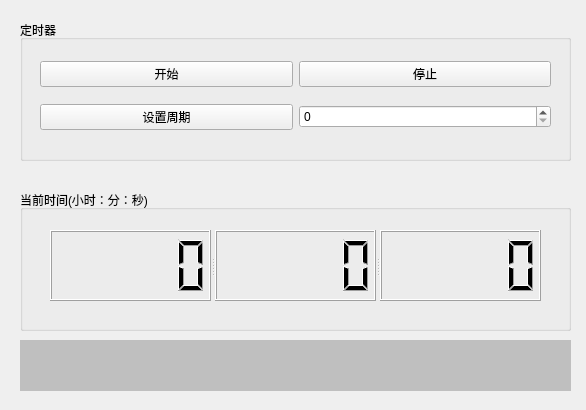
<?xml version="1.0" encoding="UTF-8"?>
<ui version="4.0">
 <class>Test</class>
 <widget class="QWidget" name="Test">
  <property name="geometry">
   <rect>
    <x>0</x>
    <y>0</y>
    <width>586</width>
    <height>410</height>
   </rect>
  </property>
  <property name="windowTitle">
   <string>Form</string>
  </property>
  <widget class="QGroupBox" name="groupBox">
   <property name="geometry">
    <rect>
     <x>20</x>
     <y>20</y>
     <width>551</width>
     <height>141</height>
    </rect>
   </property>
   <property name="title">
    <string>定时器</string>
   </property>
   <widget class="QWidget" name="">
    <property name="geometry">
     <rect>
      <x>20</x>
      <y>30</y>
      <width>511</width>
      <height>91</height>
     </rect>
    </property>
    <layout class="QGridLayout" name="gridLayout">
     <item row="0" column="0">
      <widget class="QPushButton" name="btn_start">
       <property name="text">
        <string>开始</string>
       </property>
      </widget>
     </item>
     <item row="0" column="1">
      <widget class="QPushButton" name="btn_stop">
       <property name="text">
        <string>停止</string>
       </property>
      </widget>
     </item>
     <item row="1" column="0">
      <widget class="QPushButton" name="btn_set_interval">
       <property name="text">
        <string>设置周期</string>
       </property>
      </widget>
     </item>
     <item row="1" column="1">
      <widget class="QSpinBox" name="sb_inteval">
       <property name="maximum">
        <number>10000</number>
       </property>
      </widget>
     </item>
    </layout>
   </widget>
  </widget>
  <widget class="QGroupBox" name="groupBox_2">
   <property name="geometry">
    <rect>
     <x>20</x>
     <y>190</y>
     <width>551</width>
     <height>141</height>
    </rect>
   </property>
   <property name="title">
    <string>当前时间(小时：分：秒)</string>
   </property>
   <widget class="QSplitter" name="splitter">
    <property name="geometry">
     <rect>
      <x>30</x>
      <y>40</y>
      <width>491</width>
      <height>71</height>
     </rect>
    </property>
    <property name="orientation">
     <enum>Qt::Horizontal</enum>
    </property>
    <widget class="QLCDNumber" name="LCD_hour">
     <property name="focusPolicy">
      <enum>Qt::NoFocus</enum>
     </property>
     <property name="layoutDirection">
      <enum>Qt::LeftToRight</enum>
     </property>
     <property name="smallDecimalPoint">
      <bool>false</bool>
     </property>
    </widget>
    <widget class="QLCDNumber" name="LCD_min">
     <property name="focusPolicy">
      <enum>Qt::NoFocus</enum>
     </property>
     <property name="layoutDirection">
      <enum>Qt::LeftToRight</enum>
     </property>
     <property name="smallDecimalPoint">
      <bool>false</bool>
     </property>
    </widget>
    <widget class="QLCDNumber" name="LCD_sec">
     <property name="focusPolicy">
      <enum>Qt::NoFocus</enum>
     </property>
     <property name="layoutDirection">
      <enum>Qt::LeftToRight</enum>
     </property>
     <property name="smallDecimalPoint">
      <bool>false</bool>
     </property>
    </widget>
   </widget>
  </widget>
  <widget class="QLabel" name="lb_fly_time">
   <property name="geometry">
    <rect>
     <x>20</x>
     <y>340</y>
     <width>551</width>
     <height>51</height>
    </rect>
   </property>
   <property name="styleSheet">
    <string notr="true">background-color: rgb(191, 191, 191);</string>
   </property>
   <property name="text">
    <string/>
   </property>
  </widget>
 </widget>
 <resources/>
 <connections/>
</ui>
